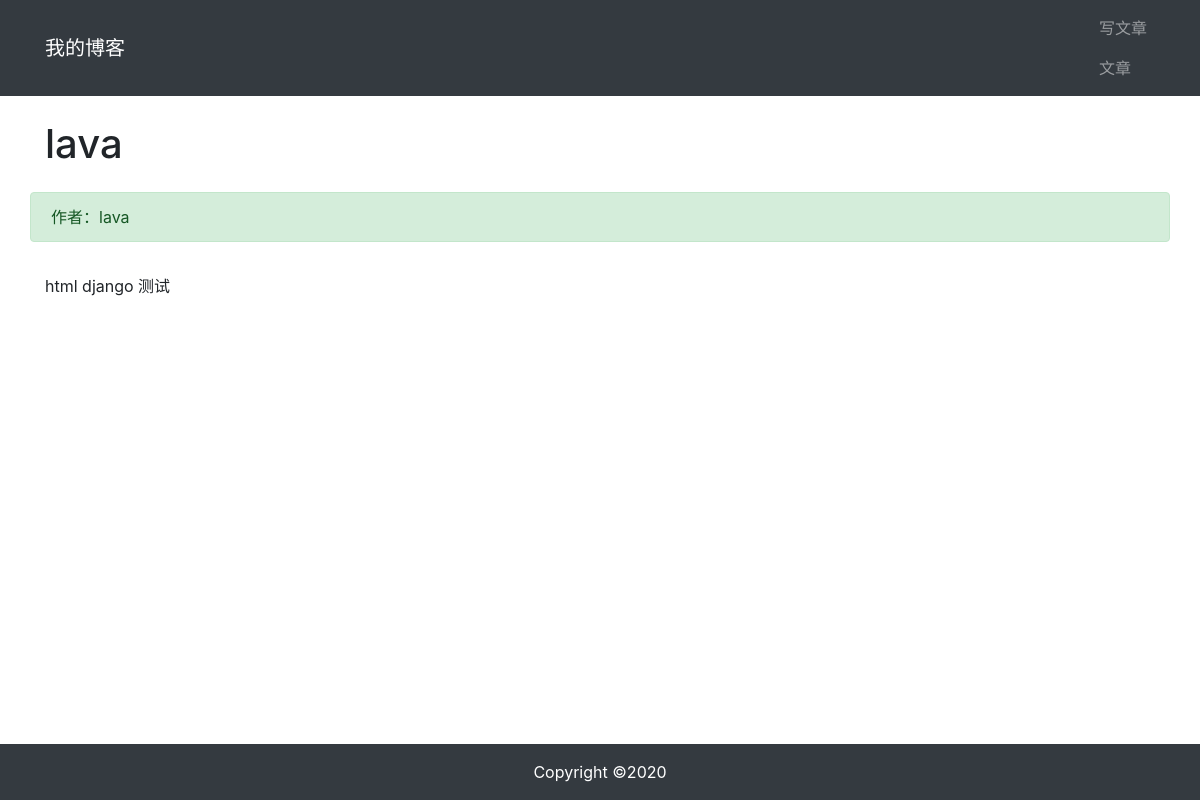
Before: /article/article-detail/2/ with the older database file.
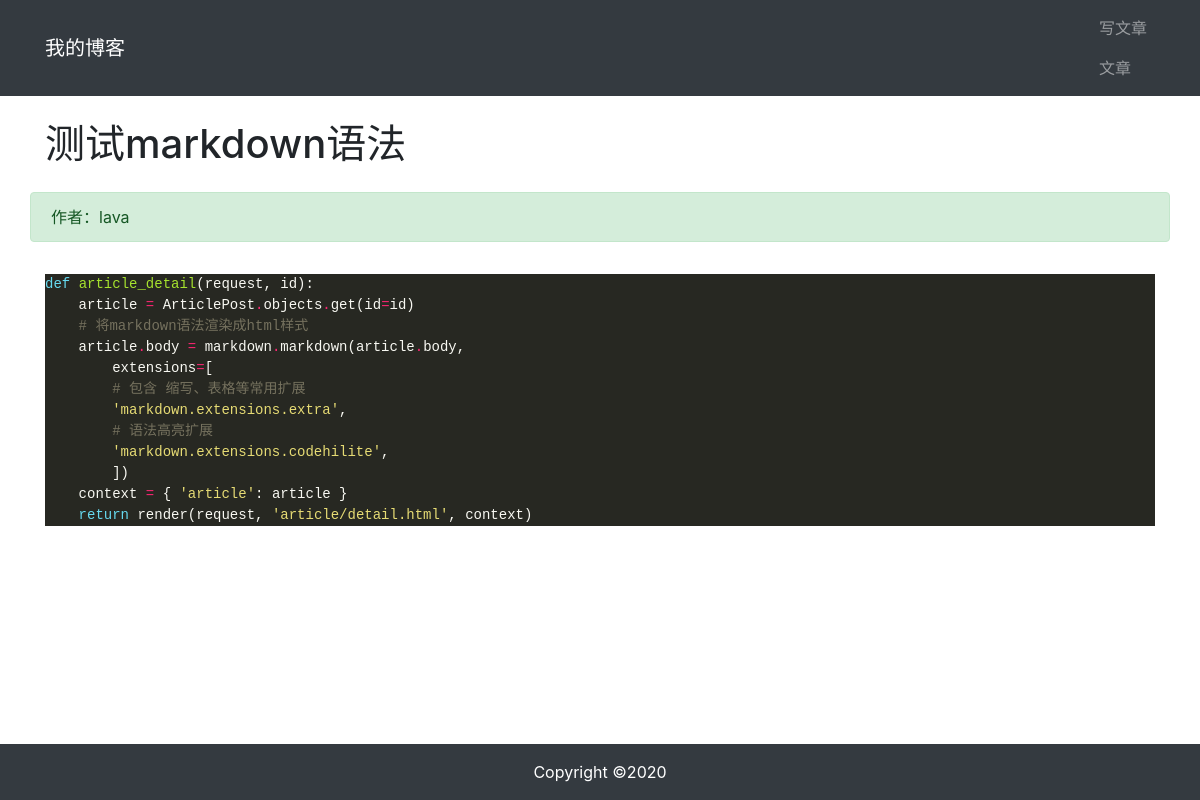
After: the same page with the newer database file.
### article/models.py (models this page shows, shortened)
class ArticlePost(models.Model):
    auther = models.ForeignKey(User,on_delete=models.CASCADE)
    title = models.CharField(max_length=100)
    body = models.TextField()
    created = models.DateTimeField(default=timezone.now)
    updated = models.DateTimeField(auto_now=True)
    class Meta:
        ordering = ('-created',)

### article/views.py (the view)
# urls.py: path('article-detail/<int:id>/',views.article_detail,name='article_detail'),
def article_detail(request,id):
    article = ArticlePost.objects.get(id=id)
    article.body = markdown.markdown(article.body,
    extensions=[
    'markdown.extensions.extra',
    'markdown.extensions.codehilite',
    ])
    context = {'article': article }
    return render(request,'article/detail.html',context)

### templates/article/detail.html (shortened to what this page needs)
{% extends "base.html" %}
{% load staticfiles %}
{% block content %}
<div class="container">
  <div class="row">
    <h1 class="col-12 mt-4 mb-4">{{ article.title }}</h1>
    <div class="col-12 alert alert-success">作者：{{ article.auther }}</div>
    <div class="col-12">
      <p>{{ article.body|safe }}</p>
    </div>
  </div>
</div>
{% endblock content %}

Changed rows visible on the page:
changed ArticlePost "lava": title "lava" → "测试markdown语法"; body "html django 测试" → "def article_detail ( request , id ): article = ArticlePost . objects . get ( id = id ) # 将markdown语法渲染成html样式 article . body = markdown . markdown ( article . body , extensions = [ # 包含 缩写、表格等常用扩展 'markdown.extensions.extra' , # 语法高亮扩展 'markdown.extensions.codehilite' , ]) context = { 'article' : article } return render ( request , 'article/detail.html' , context )"
